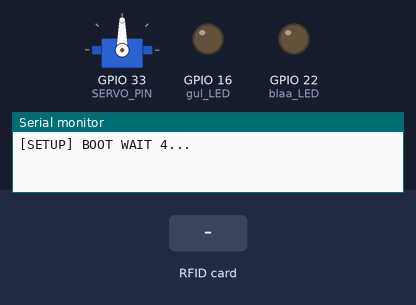
This sketch was run on a simulated ESP32. Parts: servo, output pins drawn as LEDs (lit = HIGH), the last lines printed to the serial monitor. Dashed ring = blinking. The test bench sets the inputs (shaded band). WiFi joins after 1.5 s; servers stay silent unless stated.

Above: at 0.1 s.
At 6.7 s:
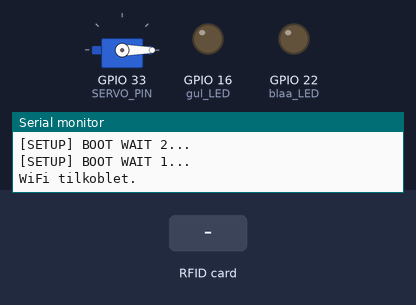
6.8 s: RFID card 5E 7A 19 C4 held to the reader
At 8.0 s:
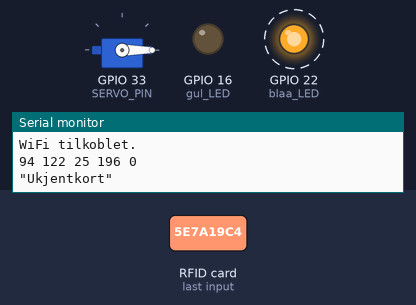
Timing chart, 0 to 15.7 s (numbered marks = the images above; inputs shaded):
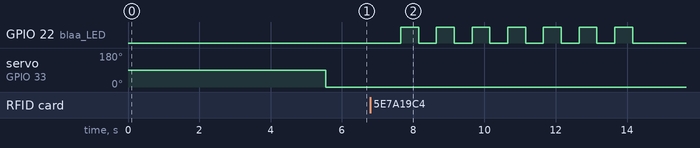

The sketch:

ESP_kode.ino
```cpp
#include <analogWrite.h> //Import the analogWrite library for ESP32 so that analogWrite works properly

#include <WiFi.h>//Imports the needed WiFi libraries
#include <WiFiMulti.h> //We need a second one for the ESP32 (these are included when you have the ESP32 libraries)
#include <Servo_ESP32.h> //Servo
#include <dummy.h>  //For at koden skal klare å laste opp, må dette ESP32 biblioteket være med.
#include <MFRC522.h> //RFID
#include <MFRC522Extended.h> //RFID
#include <SPI.h>// RFID komunikasjon
#include <WiFiClient.h> //ESP32
#include <BlynkSimpleEsp32.h> //ESP32
#include "time.h" //Bibliotek for bruk til å få tid inn på BLYNK.
#include "string.h"


#include <SocketIoClient.h> //Import the Socket.io library, this also imports all the websockets

#define SS_PIN 21
#define RST_PIN 15
#define blaa_LED 22
#define gul_LED 16
#define SERVO_PIN 33


MFRC522 rfid(SS_PIN, RST_PIN);
Servo_ESP32 servo;

int My_RFID_Tag[5] = {59, 21, 175, 21, 0};

//Variabel som holder state for Mitt_Kort
bool Mitt_Kort = false;

//Overstyrer lås, kan ikke åpnes eller lukkes med RFID
bool hold_door = false;
//Låser døra, RFID kan ikke åpne døra
bool lock_door = false;


SimpleTimer timer; //mulig denne kom fra blynkbiblotek

WiFiMulti WiFiMulti; //Starter en instans med Wifimulti-biblioteket
SocketIoClient webSocket; //Starter en instans med SocketIoClient

void event(const char * payload, size_t length) { //Default event, what happens when you connect
  Serial.printf("got message: %s\n", payload);
}

/*
 Lager to funksjoner der den første kan låse opp og låse igjen døren fra websiden
 og den andre vil holde døren kosntant låst, og RFID brikker vil ikke fungere
 */
void endreStatusDoor(const char * doorStatusData, size_t length)
  {
    Serial.printf("Dør status: %s\n", doorStatusData); //Data blir formatert med "printf"-kommandoen
    Serial.println(doorStatusData);

    String dataString(doorStatusData); //First we convert the const char array(*) to a string in Arduino (this makes thing easier)
    int doorStatus = dataString.toInt();

    //Hvis knappen på BLYNK er trykket ned vil låsen åpne seg før den trykkes på nytt.
    if (doorStatus == 1) {
      servo.write(180);
      hold_door = true;
    }
    if(doorStatus == 0) {
      hold_door = false;

    }
  }

//Setter state for "lock_door" til "!lock_door"
//Skal hindre bruk av RFID ved toggle
//Denne holder døren konstant låst
void endreLaasDoor(const char * laasDoorStatusData, size_t length)
{
  Serial.printf("Dør låst status: %s\n", laasDoorStatusData); //First we print the data formated with the "printf" command
  Serial.println(laasDoorStatusData);

    String dataString(laasDoorStatusData); //First we convert the const char array(*) to a string in Arduino (this makes thing easier)
    int doorLaasStatus = dataString.toInt();
  if (doorLaasStatus == 1) {

    lock_door = true;
  }
  if(doorLaasStatus == 0) {

    lock_door = false;
  }
}

char nyesteMelding[15];
bool nyMelding = 0;

void sendMelding(const char* melding) {
    //webSocket.emit("mottaMelding", melding);
    strncpy(nyesteMelding,melding,15);
    Serial.println(melding);
    nyMelding = 1;
}

void dataForesporsel(const char * DataRequestData, size_t length) {//This is the function that is called everytime the server asks for data from the ESP32
  Serial.printf("Datarequest Data: %s\n", DataRequestData);
  Serial.println(DataRequestData);

  //Data conversion
  String dataString(DataRequestData);
  int RequestState = dataString.toInt();

  Serial.print("This is the Datarequest Data in INT: ");
  Serial.println(RequestState);

  if(RequestState == 0) { //If the datarequest gives the variable 0, do this (default)

    //char str[10]; //Decalre a char array (needs to be char array to send to server)
    //itoa(analogRead(27), str, 10); //Use a special formatting function to get the char array as we want to, here we put the analogRead value from port 27 into the str variable
    //str = nyesteMelding;
    Serial.println(nyesteMelding);
    if(nyMelding == 1) {
      webSocket.emit("meldingFraESP", nyesteMelding); //her er data sendt til server, som blir sendt til websiden
    }
    //Str indicates the data that is sendt every timeintervall, you can change this to "250" and se 250 be graphed on the webpage
    nyMelding = 0;
  }
}

void setup() {
    Serial.begin(115200); //Start the serial monitor

    Serial.setDebugOutput(true); //Set debug to true (during ESP32 booting)

    Serial.println();

    pinMode(blaa_LED, OUTPUT);
    pinMode(gul_LED, OUTPUT);

    servo.attach(SERVO_PIN);

    for(uint8_t t = 4; t > 0; t--) { //More debugging
        Serial.printf("[SETUP] BOOT WAIT %d...\n", t);
        Serial.flush();
        delay(1000);
    }

    SPI.begin();
    // Initialiser MFRC522 kort
    rfid.PCD_Init();
    //Setter intervallet for timeren som kaller på "oppdag RFID"
    timer.setInterval(1000L, iot_rfid);

    WiFiMulti.addAP("Inteno-867F", "XE4ZS5SST7K4SV"); //Add a WiFi hotspot (addAP = add AccessPoint) (put your own network name and password in here)

    while(WiFiMulti.run() != WL_CONNECTED) { //Here we wait for a successfull WiFi connection untill we do anything else
      Serial.println("Ikke koblet til wifi...");
        delay(100);
    }

    Serial.println("WiFi tilkoblet."); //When we have connected to a WiFi hotspot

    //Here we declare all the different events the ESP32 should react to if the server tells it to.
    //a socket.emit("identifier", data) with any of the identifieres as defined below will make the socket call the functions in the arguments below
    webSocket.on("clientConnected", event); //For example, the socket.io server on node.js calls client.emit("clientConnected", ID, IP) Then this ESP32 will react with calling the event function
    webSocket.on("endreLaasDoor", endreLaasDoor);
    webSocket.on("endreStatusDoor", endreStatusDoor);

    //Send data til server/webpage
    webSocket.on("dataForesporsel", dataForesporsel); //Listens for the command to send data

    webSocket.begin("192.168.2.139", 2520); //This starts the connection to the server with the ip-address/domainname and a port (unencrypted)
}


void loop() {
  webSocket.loop(); //Keeps the WebSocket connection running
  //DO NOT USE DELAY HERE, IT WILL INTERFER WITH WEBSOCKET OPERATIONS
  //TO MAKE TIMED EVENTS HERE USE THE millis() FUNCTION OR PUT TIMERS ON THE SERVER IN JAVASCRIPT

  timer.run();
}

void iot_rfid(){

    //Først antas at oppdaget kort(Eller tag) er Mitt_Kort,
    //Senere sjekker vi om det er Mitt_Kort eller ikke
    Mitt_Kort = true;
    /*lcd.clear();
    lcd.print("Presenter");
    lcd.setCursor(0,1);
    lcd.print("ID kort");*/

    // IF  statementen sjekker om døren er overstyrt av app og om det er tilatt med bruk av RFID brikke.
    if(lock_door == false && hold_door == false){
      servo.write(0); //setter servor til låst

    if(  rfid.PICC_IsNewCardPresent())
    {
        /*hvis RFID tag er oppdaget, sjekk for unik ID,
        Og print til "Serial Window". Dette kan brukes for å legge til nye RFID kort.
        Her vil også koden hente ut tiden fra NTP server slik at dette senere kan
        printes til terminalvindu på BLYNK. Hvis den ikke klarer å hente tiden,
        vil det komme en feilmelding i serial monitor.
        */
        if( rfid.PICC_ReadCardSerial() )
        {

        //Unik ID er et 5 siffer nummer.
            for( int i = 0; i < 5; i++ )
            {
                Serial.print(rfid.uid.uidByte[i]);
                Serial.print(" ");
                //lcd.print(rfid.uid.uidByte[i]);
                //lcd.print(" ");
            }
            delay(500);

        //Sammenligner RFID tag unik ID med din My_RFID_Tag's unike ID
            for(int i = 0; i < 5; i++)
            {
                //Hvis en av Unik ID sifferene ikke matcher
                //sett Mitt_kort til false og gå ut av loop
                //Ikke noe vits å sjekke alle sifferene
                if( My_RFID_Tag[i] !=  rfid.uid.uidByte[i] )
                {
                  Mitt_Kort = false;
                  break;
                }
            }
            Serial.println();
            delay(100);

            //Hvis RFID Tag er Mitt_Kort, åpne lås
            //Hvis ikke, ikke lukk opp lås
            if(Mitt_Kort)
            {
              //Sender informasjon til BLYNK app om hvem som har åpnet døren, dato og klokkeslett.
              //Blynk.virtualWrite(V2,"\nFredrik ",asctime(&timeinfo)); ----------------------------------------------------
              sendMelding("\"Fredrik\"");


              //Skru på grønn LED som en indikasjon på at tilgang er gitt
              //til å gå inn i rom
              digitalWrite(gul_LED,HIGH);
              delay(100);

              //Nå, åpne døra med servo Motoren og la den holde seg åpen i 10 sekunder før den lukker seg.

              servo.write(180);
              delay(10000);
              servo.write(0);
              digitalWrite(gul_LED,LOW); //skrur av det grønne lyset som indikasjon på at dør er låst
              delay(2000);
            }

            /*Hvis RFID Tag ikke er Mitt_Kort
            Ikke åpne døra og Skru på rød LED.
            Samtidig sendes det en melding til BLYNK app om at noen har forsøkt tilgang.
            Den røde LED vil blinke syv ganger
            */

            else
            {
              //Blynk.virtualWrite(V2,"\nUkjent kort, ingen tilgang  ",asctime(&timeinfo)); //Sender info og tid til BLYNK--------------------------------------
              sendMelding("\"Ukjentkort\"");

              for(int i = 0; i < 7; i++)
              {
                digitalWrite(blaa_LED,HIGH);
                delay(500);
                digitalWrite(blaa_LED,LOW);
                delay(500);
              }
              delay(1000);
            }
        }
    }
  //Setter RFID leseren i pause, helt til den ikke oppdager en RFID Tag igjen
    rfid.PICC_HaltA();
    }
}  
```

Measured:
- after the input at 6.8 s, GPIO 22 (blaa_LED): alternates HIGH for 0.50 s and LOW for 0.50 s, 14 changes in all, then stays LOW, starting after 0.85 s
